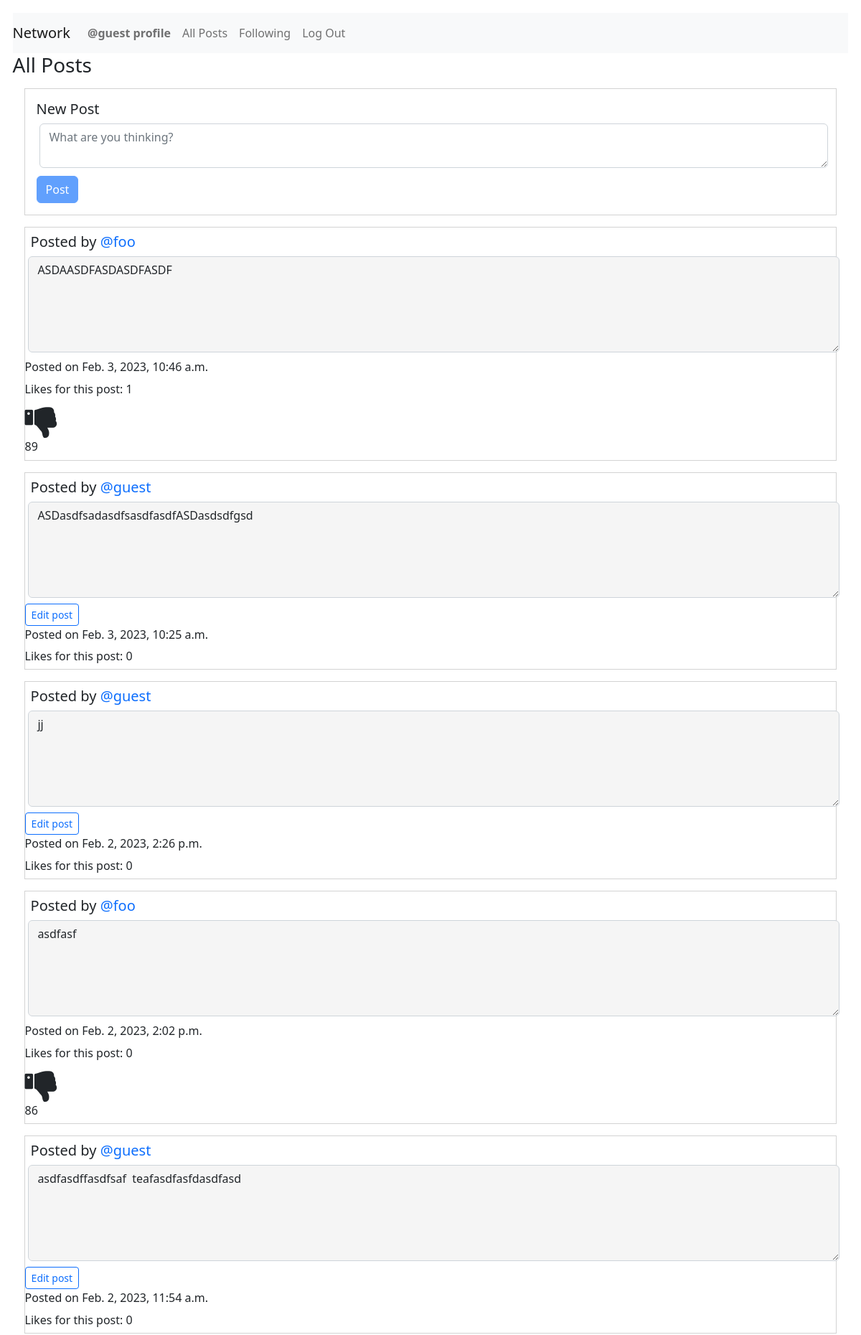
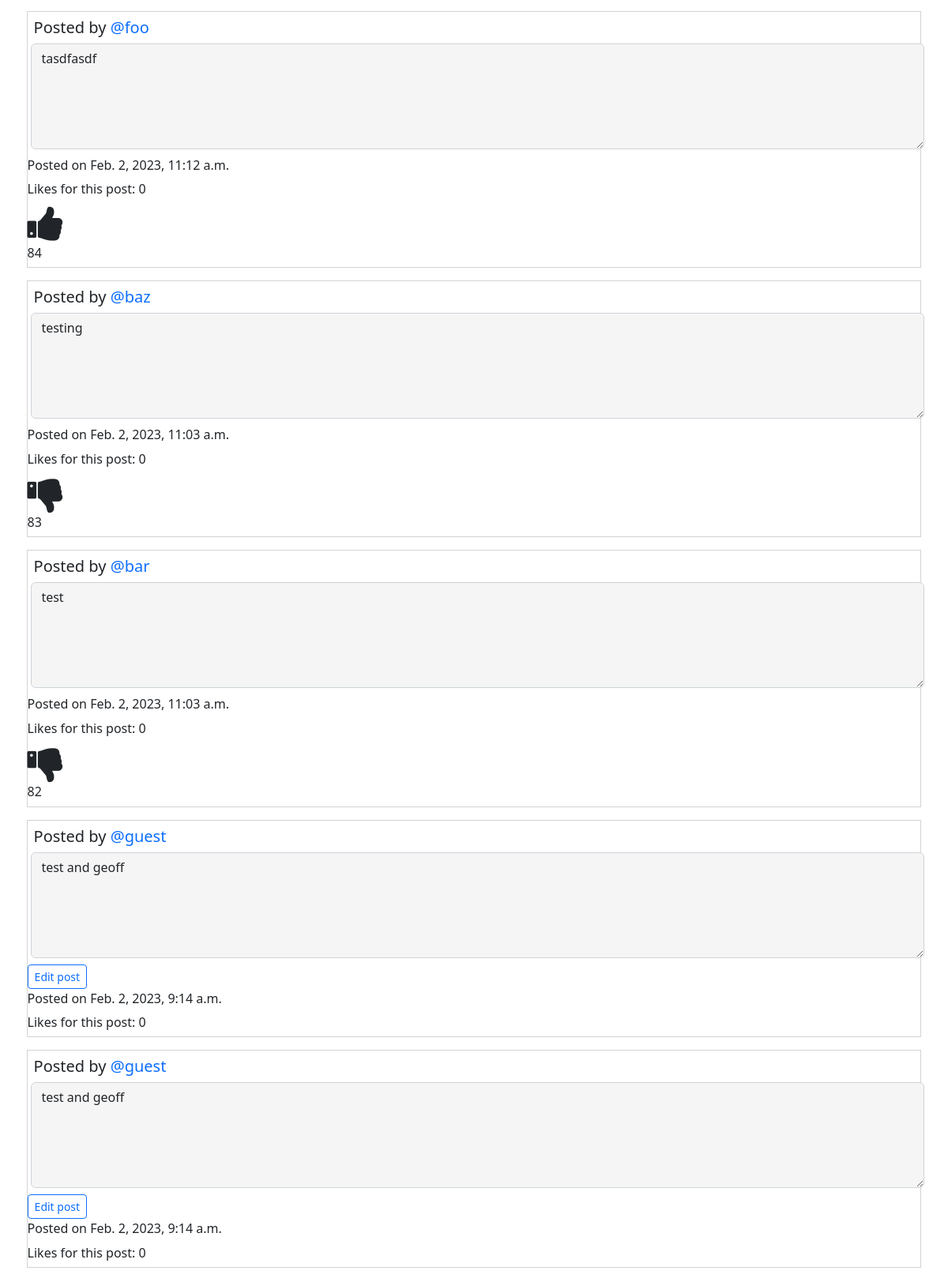
The app's page /allPosts (signed in) with its own data (2 pictures, top to bottom).
### network/models.py (models this page shows, shortened)
class User(AbstractUser):
    pass
    def __str__(self) -> str:
        return f"User Name: {self.username} - User ID: {self.id}"

class Posts(models.Model):
    creator = models.ForeignKey(
        User, on_delete=models.PROTECT, related_name="get_creator", blank=False)
    content = models.TextField(max_length=600)
    createdDate = models.DateTimeField(auto_now_add=True)
    likedUser = models.ManyToManyField(
        User, related_name="get_liked_users", blank=True)
    numberLikes = models.PositiveIntegerField(blank=True, default=0)

### network/views.py (the view)
# urls.py: path("allPosts", views.djangoAllPosts, name="djangoAllPosts"),
@login_required
def djangoAllPosts(request):
    print("In DjangoAllPosts")
    user = request.user
    userLoggedIn = request.user.username
    user_id = request.user.id
    userName = User.objects.get(id=user_id)
    print(userName)
    print(user)
    print(userLoggedIn)
    postings = Posts.objects.filter().order_by('-createdDate')
    user_id = request.user.id
    likedUser = Posts.objects.filter(likedUser=user_id)
    print(likedUser)
    likeList = []
    for like in likedUser:
        currentObject = User.objects.get(id=user_id)
        print(currentObject.id)
        print(like.id)
        likeList.append(like.id)
    return render(request, "network/allPosts.html", {"postings": postings, "likeList": likeList})

### network/templates/network/allPosts.html (shortened to what this page needs)
{% extends "network/layout.html" %}
{% load static %}
{% block body %}
<div id="post-view">
    <h3>All Posts</h3>
    <div id="posty">
        <form id="post-form" action="{% url 'saveDjangoNewPost' %}" method="post">
            <h5>New Post</h5>
            <textarea class="form-control" id="post-body" placeholder="What are you thinking?" name="postContent"
                onkeyup="disableNewPostButton()"></textarea>
            <input type="submit" id="post-button" class="btn btn-primary" value="Post" />
        </form>
    </div>
    {% for post in postings %}
    <div id="allPostings">
        <div class="post{{forloop.counter0}}">
            <h5 class="creator">Posted by <a
                    href="{% url 'getProfile' post.creator.username %}">{{post.creator.username}}</a></h5><textarea
                class="form-control content{{forloop.counter0}}" id="readonlyContent{{forloop.counter0}}" rows="5"
                readonly="true">{{post.content}}</textarea>
            {% if post.creator.username == user.username %}
            <button class="btn btn-sm btn-outline-primary edit{{forloop.counter0}}" id="editButton{{forloop.counter0}}"
                onclick="editPost('{{post.id}}')">Edit post</button>
            {% endif %}
            <p class="timestamp{{forloop.counter0}}">Posted on {{post.createdDate}}</p>
            <p id="numberLikes{{forloop.counter0}}" class="numberLikes{{forloop.counter0}}">Likes for this post: {{post.numberLikes}}</p>
            {% if post.id in likeList and post.creator.username != user.username %}
            <i class="fa fa-thumbs-up {{forloop.counter0}}" id="thumbsUp{{forloop.counter0}}" aria-hidden="true" onclick="likePost('{{post.id}}', '{{post.creator.username}}', '{{user.username}}')"></i>
            <p>{{post.id}}</p>
            {% elif post.id not in likeList and post.creator.username != user.username %}
            <i class="fa fa-thumbs-down {{forloop.counter0}}" id="thumbsDown{{forloop.counter0}}" aria-hidden="true" onclick="likePost('{{post.id}}', '{{post.creator.username}}', '{{user.username}}')"></i>
            <p>{{post.id}}</p>
            {% endif %}
        </div>
    </div>
    {% endfor %}
</div>
{% endblock %}

### network/templates/network/layout.html (shortened to what this page needs)
{% load static %}
<!DOCTYPE html>
<html lang="en">
<head>
    <link href="https://cdn.jsdelivr.net/npm/bootstrap@5.2.3/dist/css/bootstrap.min.css" rel="stylesheet">
    <link rel="stylesheet" href="https://cdnjs.cloudflare.com/ajax/libs/font-awesome/4.7.0/css/font-awesome.min.css">
    <link href="{% static 'network/styles.css' %}" rel="stylesheet">
</head>
<body>
    <nav class="navbar navbar-expand-lg navbar-light bg-light">
        <a class="navbar-brand" href="{% url 'index' %}">Network</a>
        <div>
            <ul class="navbar-nav mr-auto">
                {% if user.is_authenticated %}
                <li class="nav-item">
                    <a class="nav-link" id="djangoProfile" href="{% url 'getProfile' user.username %}"><strong>{{ user.username }} profile</strong></a>
                </li>
                <li class="nav-item">
                    <a class="nav-link" id="djangoAllPosts" href="{% url 'djangoAllPosts' %}">All Posts</a>
                </li>
                {% endif %}
                {% if user.is_authenticated %}
                <li class="nav-item">
                    <a class="nav-link" id="djangoFollowing" href="{% url 'getFollowing' %}">Following</a>
                </li>
                <li class="nav-item">
                    <a class="nav-link" href="{% url 'logout' %}">Log Out</a>
                </li>
                {% endif %}
            </ul>
        </div>
    </nav>
    <div class="body">
        {% block body %}
        {% endblock %}
    </div>
</body>
</html>

### network/static/network/styles.css (style rules this page uses)
body { margin: 1.1em; }
a { text-decoration: none; }
#posty { margin: 1.0em; border-style: solid; border-width: thin; border-color: lightgray; }
.form-control { margin: 0.3em; }
p { margin-bottom: 0.4rem; }
.creator { margin: 0.4em; }
.fa { font-size: 50px; cursor: pointer; user-select: none; }
[class*="post"] { margin: 1.0em; border-style: solid; border-width: thin; border-color: lightgray; }
[id*="readonlyContent"] { margin-bottom: 0.5em; background-color: whitesmoke }
#post-form { margin: 1em; }
#post-button { margin-top: 0.4em; }

### records on screen
User: username "@guest"
Posts: creator.username "@foo", content "ASDAASDFASDASDFASDF", createdDate "Feb. 3, 2023, 10:46 a.m.", numberLikes "1", id "89"
Posts: creator.username "@guest", content "ASDasdfsadasdfsasdfasdfASDasdsdfgsd", createdDate "Feb. 3, 2023, 10:25 a.m.", numberLikes "0"
Posts: creator.username "@guest", content "jj", createdDate "Feb. 2, 2023, 2:26 p.m.", numberLikes "0"
Posts: creator.username "@foo", content "asdfasf", createdDate "Feb. 2, 2023, 2:02 p.m.", numberLikes "0", id "86"
Posts: creator.username "@guest", content "asdfasdffasdfsaf teafasdfasfdasdfasd", createdDate "Feb. 2, 2023, 11:54 a.m.", numberLikes "0"
Posts: creator.username "@foo", content "tasdfasdf", createdDate "Feb. 2, 2023, 11:12 a.m.", numberLikes "0", id "84"
Posts: creator.username "@baz", content "testing", createdDate "Feb. 2, 2023, 11:03 a.m.", numberLikes "0", id "83"
Posts: creator.username "@bar", content "test", createdDate "Feb. 2, 2023, 11:03 a.m.", numberLikes "0", id "82"
Posts: creator.username "@guest", content "test and geoff", createdDate "Feb. 2, 2023, 9:14 a.m.", numberLikes "0"
Posts: creator.username "@guest", content "test and geoff", createdDate "Feb. 2, 2023, 9:14 a.m.", numberLikes "0"
